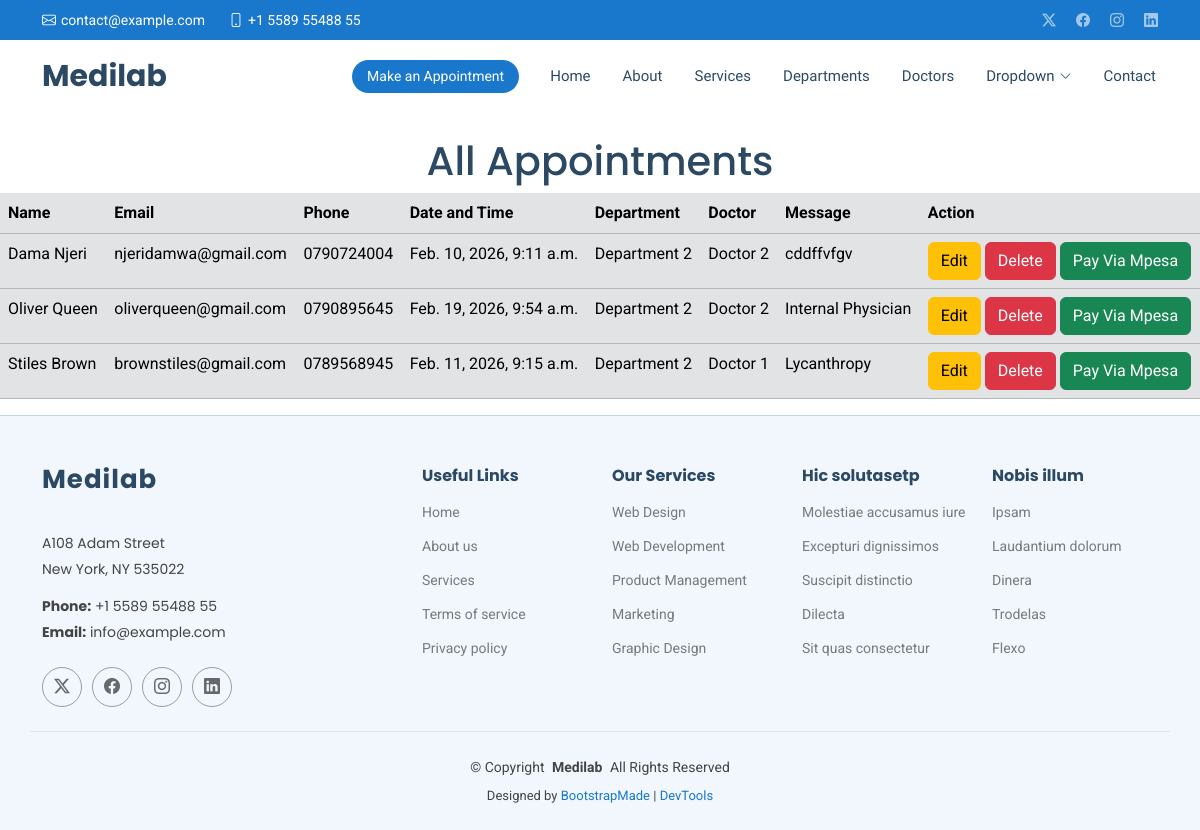
Before: /show/ with the older database file.
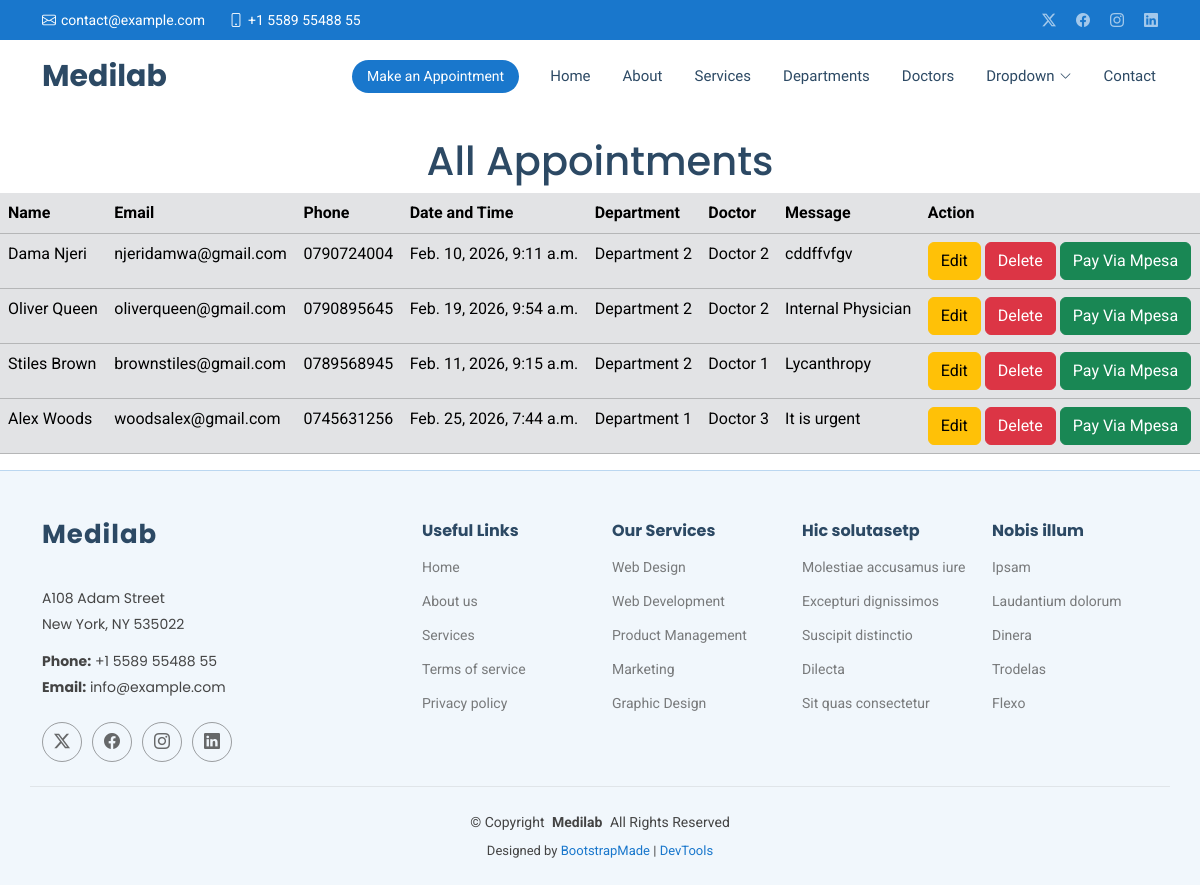
After: the same page with the newer database file.
### CareApp/models.py (models this page shows, shortened)
class MyAppointments(models.Model):
    name = models.CharField(max_length=200)
    email = models.EmailField()
    phone = models.CharField(max_length=50)
    date = models.DateTimeField()
    department = models.CharField(max_length=100)
    doctor = models.CharField(max_length=100)
    message= models.TextField()

### CareApp/views.py (the view)
# urls.py: path('show/', views.show, name='show'),
def show(request):
    allappointments = MyAppointments.objects.all()
    return render(request, 'show.html', {'allappointments': allappointments})

### template/show.html (shortened to what this page needs)
{% extends 'starter-page.html'    %}
{%  load static  % }
   {%  block content  %}
<h1  class="text-center mt-4">All Appointments</h1>
<table class="table table-secondary" >
    <tr >
        <th>Name</th>
        <th>Email</th>
        <th>Phone</th>
        <th>Date and Time</th>
        <th>Department</th>
        <th>Doctor</th>
        <th>Message</th>
        <th>Action</th>
    </tr>
    {% for appointment in allappointments  %}
        <tr>
        <td>{{appointment.name}}</td>
        <td>{{appointment.email}}</td>
        <td>{{appointment.phone}}</td>
        <td>{{appointment.date}}</td>
        <td>{{appointment.department}}</td>
        <td>{{appointment.doctor}}</td>
        <td>{{appointment.message}}</td>
        <td>
            <a href="/edit/{{appointment.id}}" class="btn btn-warning">Edit</a>
            <a href="/delete/{{appointment.id }}" class="btn btn-danger">Delete</a>
             <a href="{% url 'pay' %}" class="btn btn-success">Pay Via Mpesa</a>
        </td>
    </tr>
    {% endfor %}
</table>

Changed rows visible on the page:
added MyAppointments: name "Alex Woods", email "woodsalex@gmail.com", phone "0745631256", date "Feb. 25, 2026, 7:44 a.m.", department "Department 1", doctor "Doctor 3", message "It is urgent"
